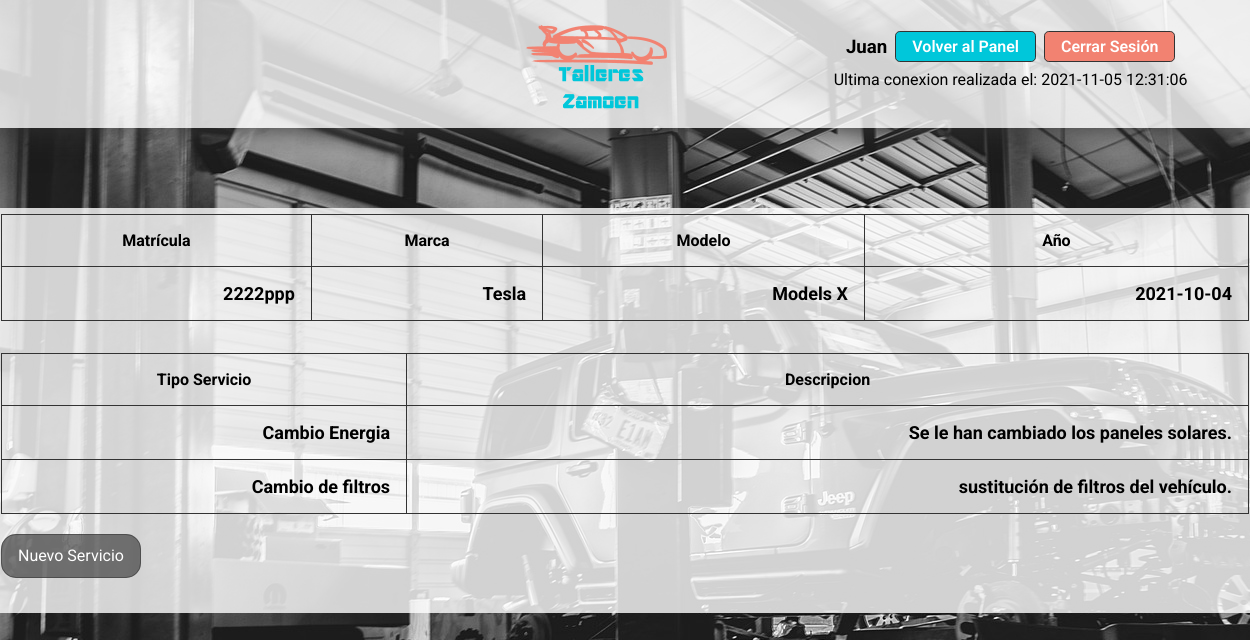
/Sevicios/Servicios.php?dni=12345678j&matricula=2222ppp (signed in), run on the app's committed database.
### tables this page shows
CREATE TABLE `lista_usuario` (
  `id_usuario` int(11) NOT NULL,
  `nombre` varchar(20) NOT NULL,
  `apellidos` varchar(30) NOT NULL,
  `dni` varchar(9) NOT NULL,
  `telefono` int(9) NOT NULL,
  `email` varchar(40) NOT NULL,
  `contrasena` varchar(50) DEFAULT NULL,
  `id_admin` int(1) DEFAULT NULL
);

CREATE TABLE `lista_vehiculos` (
  `id_matricula` int(11) NOT NULL,
  `matricula` varchar(10) NOT NULL,
  `marca` varchar(20) NOT NULL,
  `modelo` varchar(20) NOT NULL,
  `año` date NOT NULL,
  `id_usuario` int(11) DEFAULT NULL
);

CREATE TABLE `lista_servicios` (
  `id_servicio` int(11) NOT NULL,
  `tipo_servicio` varchar(30) NOT NULL,
  `descripcion` varchar(250) DEFAULT NULL,
  `id_matricula` int(11) DEFAULT NULL
);

### Sevicios/Servicios.php (the view, shortened to what this page needs)
<!DOCTYPE html>
<html lang="es">
<head>
    <link rel="stylesheet" href="../styles/styleHeader.css">
    <link rel="stylesheet" href="../styles/styleVehiculo.css">
    <link rel="stylesheet" href="../styles/styleServicios.css">
</head>
<body>
    <?php
        include "../biblioteca/funcionesZamoen.php";
        $conn = Conexion();
        $dni = $_SESSION['dni'];
        $sqlName = "SELECT nombre FROM lista_usuario WHERE dni = '$dni'";
        $resultName = mysqli_query($conn, $sqlName);
        if ($resultName === false) {
                echo mysqli_error($conn);
        }
        else {
            $info = mysqli_fetch_array($resultName);
            $name = $info['nombre'];
        }
        ?>
    <div class="outer-container">
        <header id="cabecera">
        <div class="logo">
            <a href="../Vehiculos/vehiculo.php?dni=<?php echo $_GET['dni']; ?>">
                <img id="logo-taller" src="../img/Logo-Coche.png" alt="Logo Talleres Zamoen">
            </a>
        </div>
        <div class="container-info-header">
            <div class="info-usu">
                <h3><?php echo ucfirst($name); ?></h3>
                    <?php
                    if($_SESSION['id_admin'] == 1){
                        ?>
                        <a id="btn-Panel" href="../Login/lista_Admin.php">Volver al Panel</a>
                        <?php
                    }
                    ?>
                    <a id="btn-logOut" href="../Login/logOut.php">Cerrar Sesión</a>
            </div>
            <div class="cookies">
                <p><?php echo 'Ultima conexion realizada el: '.$_COOKIE[$_SESSION['dni'].'Cookie']; ?></p>
            </div>
            </div>
        </header>
        <?php
        $matricula = $_GET['matricula'];
        $sql =  "SELECT matricula, marca, modelo, año
        FROM lista_vehiculos
        WHERE matricula = '$matricula'";
        $sql2 =  "SELECT tipo_servicio, descripcion
        FROM lista_servicios
        WHERE id_matricula = (select id_matricula FROM lista_vehiculos
        WHERE matricula = '$matricula')";
        $results = mysqli_query($conn, $sql);
        $results2 = mysqli_query($conn, $sql2);
        if ($results === false) {
            echo mysqli_error($conn);
        }
        else {
            if(!empty($matricula)){
                ?>
                <div class="container-view">
                    <table name="datosUsuario" id="datosUsuarios">
                        <th>Matrícula</th>
                        <th>Marca</th>
                        <th>Modelo</th>
                        <th>Año</th>
                <?php
                foreach ($results as $valor) {
                        ?>
                        <tr>
                            <?php
                            foreach ($valor as $k) {
                                ?>
                            <td><?php echo $k; ?></td>
                                <?php
                            }
                            ?>
                        </tr>
                        <?php
                }
            }
        }
                    ?>
                    </table>
                        <table name="datosServicios" id="datosServicios">
                            <th>Tipo Servicio</th>
                            <th>Descripcion</th>
                            <?php
                            foreach ($results2 as $valor) {
                                ?>
                                <tr>
                                    <?php
                                    foreach ($valor as $j) {
                                        ?>
                                    <td><?php echo $j; ?></td>
                                        <?php
                                    }
                                    ?>
                                </tr>
                                <?php
                            }
                ?>
                    </table>
                        <div class="newvh">
                            <a href="../Sevicios/newServicio.php?dni=<?php echo $_GET['dni']?>&matricula=<?php echo $_GET['matricula']?>"  class="btn newvh">Nuevo Servicio</a>
                        </div>
                </div>
</body>
</html>

### styles/styleHeader.css (style rules this page uses)
* { margin: 0; padding: 0; box-sizing: border-box; font-family: 'Roboto', sans-serif; }
body { background-image: url('../img/fondo-taller.jpg'); background-repeat: no-repeat; background-size: auto; }
.outer-container { width: 100vw; height: 100vh; }
#cabecera { position: fixed; top: 0; left: 0; width: 100%; height: 8rem; background-color: rgb(255, 255, 255, .8); display: flex; justify-content: space-evenly; align-items: center; box-shadow: 5px 0 30px #333; }
#logo-taller { width: 10rem; }
.vacio, .info-usu { flex-basis: 33%; }
.container-info-header { display: flex; justify-content: flex-end; align-items: center; flex-direction: column; }
.info-usu { display: flex; justify-content: flex-end; align-items: center; }
#btn-logOut, #btn-Panel { margin-left: .5rem; padding: .3rem 1rem; color: #fff; border-radius: .3rem; border: 1px solid #333; font-weight: 600; cursor: pointer; text-decoration: none; }
#btn-Panel { background-color: #00C7DA; }
#btn-logOut { background-color: #F28271; }
.cookies { display: flex; flex-direction: column; font-size: 1rem; padding: .5rem; width: 100%; }
.logo { width: 20%; }

### styles/styleVehiculo.css (style rules this page uses)
* { margin: 0; padding: 0; box-sizing: border-box; font-family: 'Roboto', sans-serif; }
a { text-decoration: none; color: #333; }
.outer-container { display: flex; justify-content: flex-start; align-items: center; flex-direction: column; width: 100vw; height: 100vh; margin-top: 5rem; }
.container-view { width: 80rem; height: auto; background-color: rgb(255, 255, 255, .8); padding: .4rem 1rem; }
#datosUsuarios { width: 100%; height: auto; border-collapse: collapse; }
#datosUsuarios th, #infoUsuarios th { padding: 1rem; font-size: 1rem; font-weight: bold; border: 1px solid #333; text-align: center; }
#datosUsuarios tr, #infoUsuarios tr { cursor: pointer; text-align: right; }
#datosUsuarios td, #infoUsuarios td { padding: 1rem; font-size: 1.125rem; border: 1px solid #333; font-weight: bolder; }
.btn { padding: .7rem 1rem; color: #333; font-size: 1rem; border-radius: 15px; border:none; cursor: pointer; margin-top: -2rem; margin-right: .8rem; background-color: rgba(51, 51, 51, 0.637); border: 1px solid rgba(51, 51, 51, 0.521); }
.newvh { color: white; height: 60px; margin-top: 2rem; }

### styles/styleServicios.css (style rules this page uses)
.container-view { margin-top: 8rem; }
#datosServicios { margin-top: 2rem; width: 78rem; background-color: transparent; border-collapse: collapse; }
#datosUsuarios { width: 100%; height: auto; border-collapse: collapse; }
#datosUsuarios th, #datosServicios th { padding: 1rem; font-size: 1rem; font-weight: bold; border: 1px solid #333; text-align: center; }
#datosUsuarios tr, #datosServicios tr { cursor: pointer; text-align: right; }
#datosUsuarios td, #datosServicios td { padding: 1rem; font-size: 1.125rem; border: 1px solid #333; font-weight: bolder; }

### data on the page
lista_usuario: nombre "Juan"
lista_vehiculos: matricula "2222ppp", marca "Tesla", modelo "Models X", año "2021-10-04"
lista_servicios: tipo_servicio "Cambio Energia", descripcion "Se le han cambiado los paneles solares."
lista_servicios: tipo_servicio "Cambio de filtros", descripcion "sustitución de filtros del vehículo."

### other printed values
$_COOKIE[$_SESSION['dni'].'Cookie'] "2021-11-05 12:31:06"
